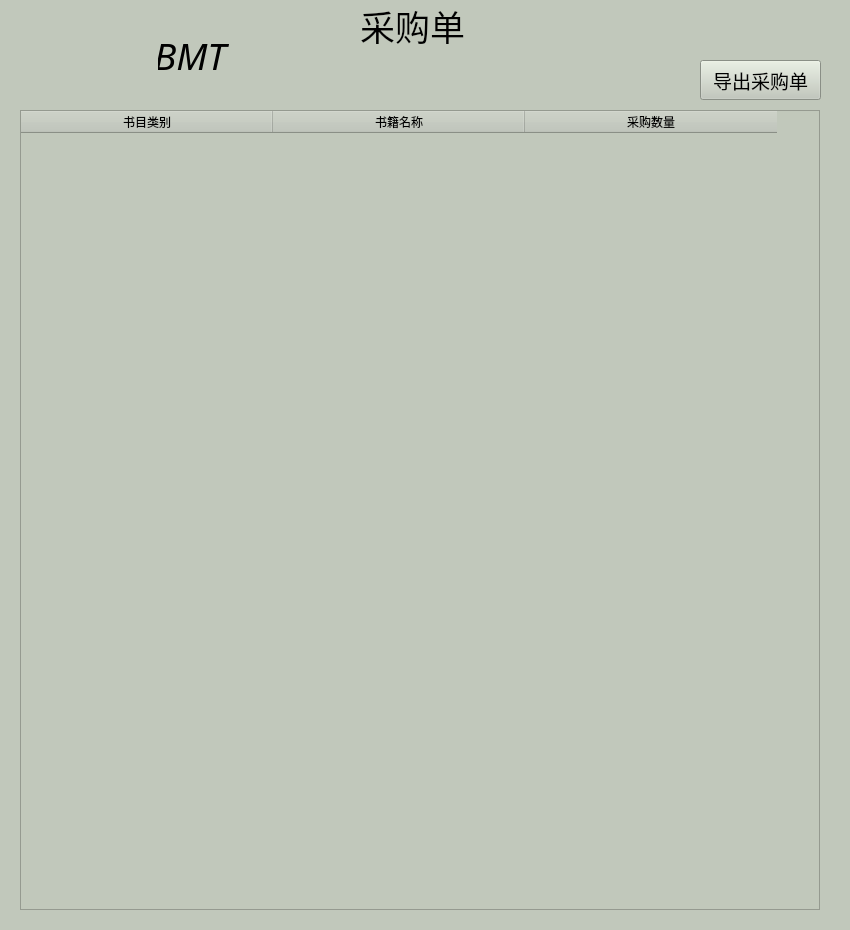
<?xml version="1.0" encoding="UTF-8"?>
<ui version="4.0">
 <class>shop_window</class>
 <widget class="QMainWindow" name="shop_window">
  <property name="geometry">
   <rect>
    <x>0</x>
    <y>0</y>
    <width>850</width>
    <height>930</height>
   </rect>
  </property>
  <property name="maximumSize">
   <size>
    <width>850</width>
    <height>930</height>
   </size>
  </property>
  <property name="font">
   <font>
    <family>黑体</family>
    <pointsize>14</pointsize>
   </font>
  </property>
  <property name="windowTitle">
   <string notr="true">采购单</string>
  </property>
  <property name="windowIcon">
   <iconset resource="../resource.qrc">
    <normaloff>:/ico/resource/BMT_64.ico</normaloff>:/ico/resource/BMT_64.ico</iconset>
  </property>
  <property name="styleSheet">
   <string notr="true">background-color: rgb(193, 200, 187);</string>
  </property>
  <widget class="QWidget" name="centralwidget">
   <widget class="QLabel" name="client_name">
    <property name="geometry">
     <rect>
      <x>140</x>
      <y>30</y>
      <width>100</width>
      <height>50</height>
     </rect>
    </property>
    <property name="font">
     <font>
      <family>Mistral</family>
      <pointsize>30</pointsize>
      <weight>50</weight>
      <bold>false</bold>
     </font>
    </property>
    <property name="text">
     <string>&lt;html&gt;&lt;head/&gt;&lt;body&gt;&lt;p&gt;&lt;span style=&quot; font-size:28pt; font-style:italic;&quot;&gt;BMT&lt;/span&gt;&lt;/p&gt;&lt;/body&gt;&lt;/html&gt;</string>
    </property>
    <property name="alignment">
     <set>Qt::AlignCenter</set>
    </property>
   </widget>
   <widget class="QPushButton" name="generate">
    <property name="geometry">
     <rect>
      <x>700</x>
      <y>60</y>
      <width>121</width>
      <height>40</height>
     </rect>
    </property>
    <property name="font">
     <font>
      <family>黑体</family>
      <pointsize>14</pointsize>
      <weight>50</weight>
      <bold>false</bold>
     </font>
    </property>
    <property name="cursor">
     <cursorShape>PointingHandCursor</cursorShape>
    </property>
    <property name="text">
     <string>导出采购单</string>
    </property>
   </widget>
   <widget class="QTableWidget" name="tableWidget">
    <property name="geometry">
     <rect>
      <x>20</x>
      <y>110</y>
      <width>800</width>
      <height>800</height>
     </rect>
    </property>
    <property name="minimumSize">
     <size>
      <width>800</width>
      <height>800</height>
     </size>
    </property>
    <property name="maximumSize">
     <size>
      <width>800</width>
      <height>800</height>
     </size>
    </property>
    <property name="rowCount">
     <number>0</number>
    </property>
    <property name="columnCount">
     <number>3</number>
    </property>
    <attribute name="horizontalHeaderDefaultSectionSize">
     <number>252</number>
    </attribute>
    <attribute name="verticalHeaderDefaultSectionSize">
     <number>36</number>
    </attribute>
    <column>
     <property name="text">
      <string>书目类别</string>
     </property>
    </column>
    <column>
     <property name="text">
      <string>书籍名称</string>
     </property>
    </column>
    <column>
     <property name="text">
      <string>采购数量</string>
     </property>
    </column>
   </widget>
   <widget class="QLabel" name="label">
    <property name="geometry">
     <rect>
      <x>360</x>
      <y>0</y>
      <width>131</width>
      <height>51</height>
     </rect>
    </property>
    <property name="font">
     <font>
      <family>华文楷体</family>
      <pointsize>26</pointsize>
     </font>
    </property>
    <property name="text">
     <string>采购单</string>
    </property>
   </widget>
   <widget class="QLabel" name="client_logo">
    <property name="geometry">
     <rect>
      <x>30</x>
      <y>-10</y>
      <width>128</width>
      <height>128</height>
     </rect>
    </property>
    <property name="text">
     <string>&lt;html&gt;&lt;head/&gt;&lt;body&gt;&lt;p&gt;&lt;img src=&quot;:/logo/resource/BMT_128.ico&quot;/&gt;&lt;/p&gt;&lt;/body&gt;&lt;/html&gt;</string>
    </property>
   </widget>
   <zorder>client_name</zorder>
   <zorder>client_logo</zorder>
   <zorder>generate</zorder>
   <zorder>tableWidget</zorder>
   <zorder>label</zorder>
  </widget>
 </widget>
 <tabstops>
  <tabstop>generate</tabstop>
 </tabstops>
 <resources>
  <include location="../resource.qrc"/>
 </resources>
 <connections/>
</ui>
